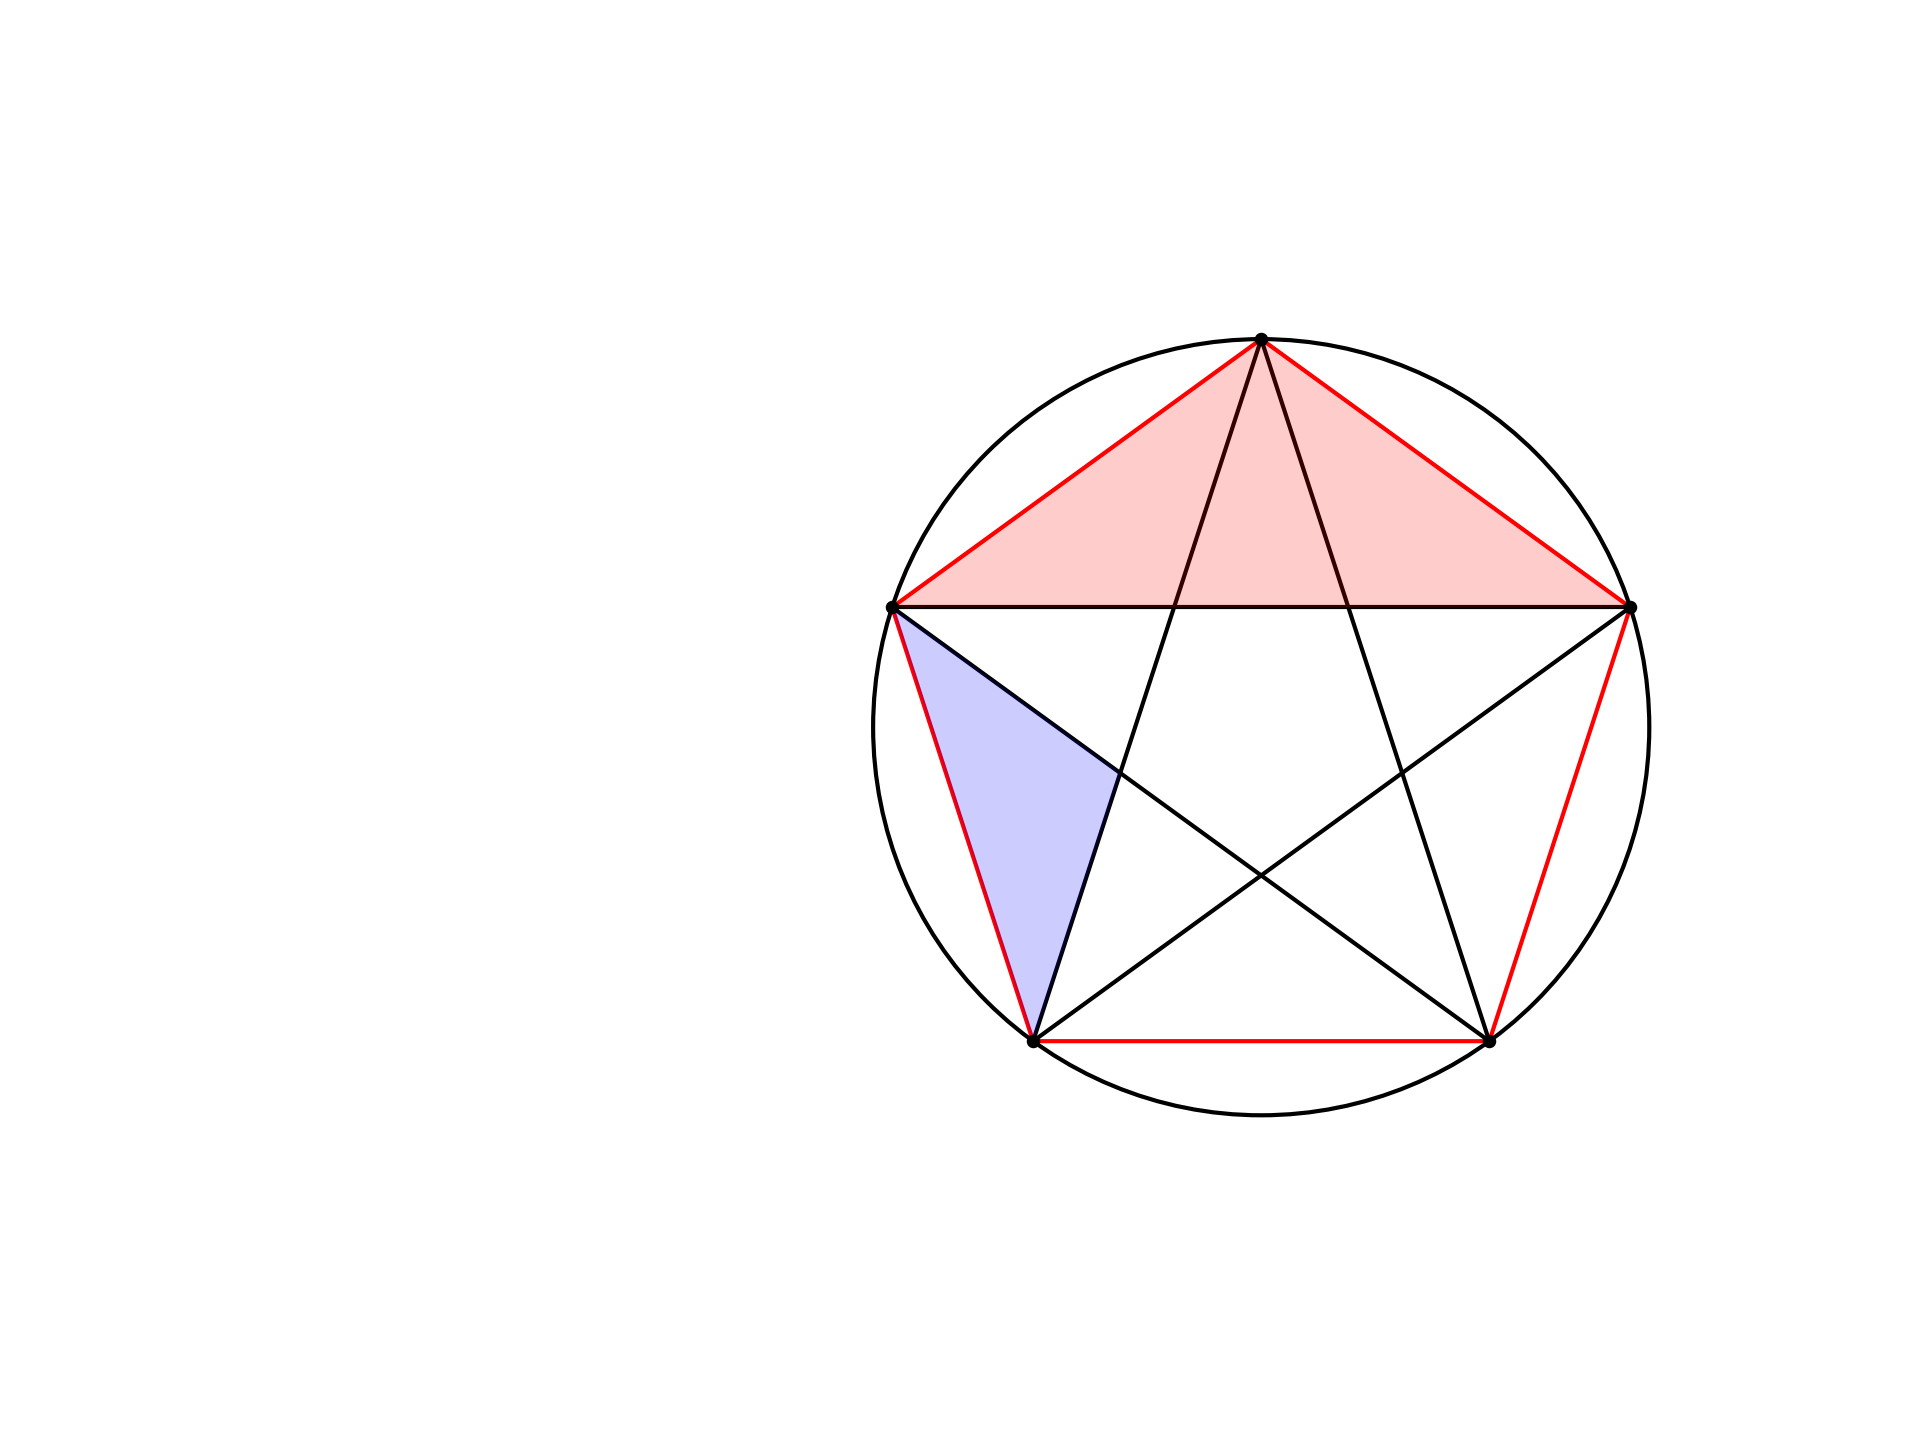

Reproduce this figure in Python.
import matplotlib.pyplot as plt
import numpy as np
import geometry as geo

fig, ax = geo.init()
ax.set(xlim=(-30,100), ylim=(0,100))


Q = geo.Point(60,50)
r = 35

pL = []
for i in range(1,6):
     theta = i*72 + 18
     P = geo.get_point_at_angle_on_circle(
         theta,[Q,r])
     pL.append(P)
A,B,C,D,E = pL

geo.opg(ax,pL)

geo.dlss(ax,[[A,C],[A,D],[B,D],[B,E],[C,E]],ec='k')

S = geo.xll([B,D],[C,E])
T = geo.xll([A,D],[C,E])
U = geo.xll([A,D],[B,E])
V = geo.xll([A,C],[B,E])
W = geo.xll([A,C],[B,D])

geo.fpg(ax,[A,B,E],alpha=0.2)
geo.fpg(ax,[B,W,C],fc='b',alpha=0.2)

Q,r = geo.gcc([A,B,C])
circle = geo.get_circle(Q,r)
ax.add_patch(circle)

geo.scp(ax,[A,B,C,D,E],s=5)


geo.savefig(plt)
